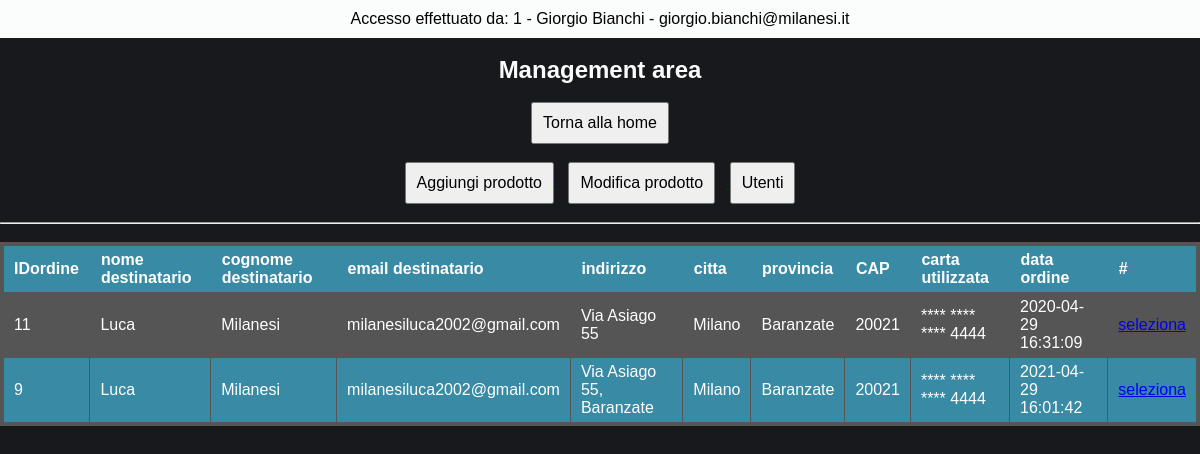
The page /management/viewUser.select.ordini.php?IDutente=38 (signed in) on the database as committed earlier.
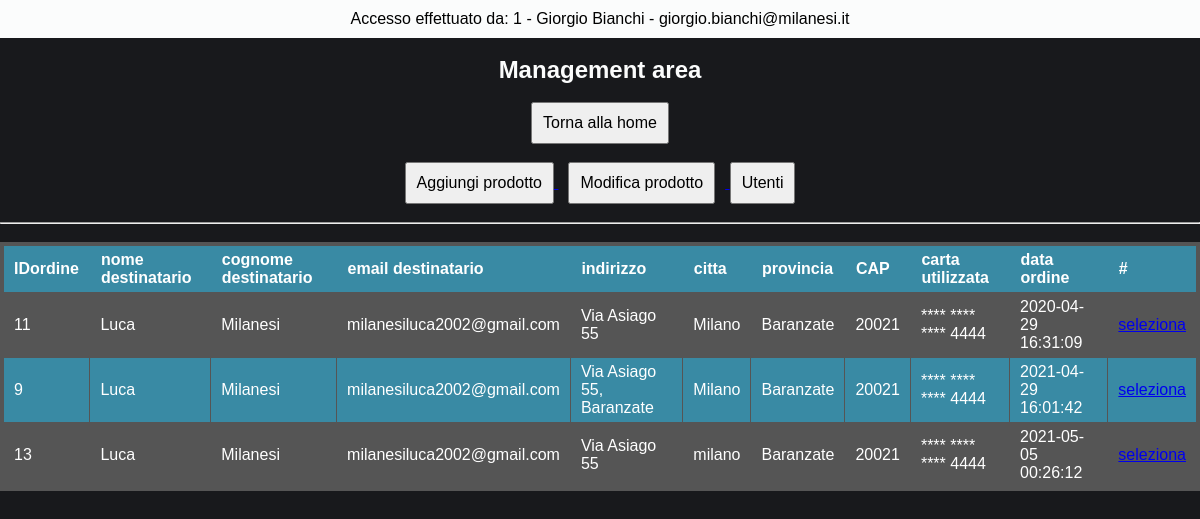
The same page on the database as committed later.
### tables this page shows
CREATE TABLE `dipendenti` (
  `IDdipendente` int(11) NOT NULL AUTO_INCREMENT,
  `nome` varchar(30) DEFAULT NULL,
  `cognome` varchar(30) DEFAULT NULL,
  `data_nascita` date DEFAULT NULL,
  `luogo_nascita` varchar(30) DEFAULT NULL,
  `sesso` varchar(1) DEFAULT NULL,
  `provincia_sigla` varchar(2) DEFAULT NULL,
  `codice_fiscale` varchar(16) DEFAULT NULL,
  `salario_mensile` decimal(10,2) DEFAULT NULL,
  `ore_lavoro_settimanali` int(11) DEFAULT NULL,
  `email_personale` varchar(50) DEFAULT NULL,
  `email_aziendale` varchar(50) DEFAULT NULL,
  `password_aziendale` varchar(30) DEFAULT NULL,
  PRIMARY KEY (`IDdipendente`),
  UNIQUE KEY `codice_fiscale` (`codice_fiscale`,`email_personale`,`email_aziendale`)
);

CREATE TABLE `ordine` (
  `IDordine` int(11) NOT NULL AUTO_INCREMENT,
  `nome_destinatario` varchar(30) DEFAULT NULL,
  `cognome_destinatario` varchar(30) DEFAULT NULL,
  `email_destinatario` varchar(80) DEFAULT NULL,
  `indirizzo` varchar(100) DEFAULT NULL,
  `citta` varchar(30) DEFAULT NULL,
  `provincia` varchar(30) DEFAULT NULL,
  `cap` int(11) DEFAULT NULL,
  `numero_carta_utilizzata` varchar(19) DEFAULT NULL,
  `data_ordine` datetime DEFAULT NULL,
  `idutente` int(11) DEFAULT NULL,
  PRIMARY KEY (`IDordine`),
  KEY `idutente` (`idutente`),
  CONSTRAINT `ordine_ibfk_1` FOREIGN KEY (`idutente`) REFERENCES `utenti` (`IDutente`)
);

### management/viewUser.select.ordini.php (the view, shortened to what this page needs)
<?php
include '../dbConfig/dbConfig.php';
?>
<!DOCTYPE html>
<html>
  <?php
    $IDutente = $_GET["IDutente"];
    $email_aziendale = $_SESSION['email_aziendale'];
    $sql_dip = "SELECT * FROM dipendenti WHERE email_aziendale = '$email_aziendale'";
            $result_dip = $conn->query($sql_dip);
            $row_dip = $result_dip->fetch_assoc();
    $sql = "SELECT * FROM Utenti WHERE IDutente = '$IDutente'";
            $result = $conn->query($sql);
            $row = $result->fetch_assoc();
  ?>
  <head>
    <link rel="stylesheet" href="./css/style.management.css">
  </head>
  <body >
      <div class="header-page">
        <div class="header">
          <p> Accesso effettuato da: <?php echo "{$row_dip["IDdipendente"]} - {$row_dip["nome"]} {$row_dip["cognome"]} - {$row_dip["email_aziendale"]}" ?> </p>
        </div>
        <br>
        <h2> Management area </h2>
        <br>
        <a href="./managementPage.php"> <button name="management-page"> Torna alla home </button> </a>
        <br><br>
        <a href="./aggiungiProdotto.php"> <button name="agg-prod"> Aggiungi prodotto </button> </a>
        <a href="./modificaProdotto.php"> <button name="mod-prod" style="margin: 0 10px;"> Modifica prodotto </button> </a>
        <a href="./viewUser.php"> <button name="view-user"> Utenti </button> </a>
        <br><br><hr><br>
      </div>
    <form action="<?php echo $_SERVER['PHP_SELF']; ?>" method="post">
      <?php
          $sql_ordini = "SELECT * FROM ordine WHERE idutente = '$IDutente' ORDER BY data_ordine";
                             $result_ordini = $conn->query($sql_ordini);
          ?>
          <table class="steelBlueCols">
            <tr>
              <thead>
                <th> IDordine </th>
                <th> nome destinatario </th>
                <th> cognome destinatario </th>
                <th> email destinatario </th>
                <th> indirizzo </th>
                <th> citta </th>
                <th> provincia </th>
                <th> CAP </th>
                <th> carta utilizzata </th>
                <th> data ordine </th>
                <th> # </th>
              </thead>
            </tr>
            <tbody>
          <?php
          while ($row_ordini = $result_ordini->fetch_assoc()) {
            ?>
              <tr>
                <td> <?php echo $row_ordini["IDordine"] ?> </td>
                <td> <?php echo $row_ordini["nome_destinatario"] ?> </td>
                <td> <?php echo $row_ordini["cognome_destinatario"] ?> </td>
                <td> <?php echo $row_ordini["email_destinatario"] ?> </td>
                <td> <?php echo $row_ordini["indirizzo"] ?> </td>
                <td> <?php echo $row_ordini["citta"] ?> </td>
                <td> <?php echo $row_ordini["provincia"] ?> </td>
                <td> <?php echo $row_ordini["cap"] ?> </td>
                <td> <?php echo $row_ordini["numero_carta_utilizzata"] ?> </td>
                <td> <?php echo $row_ordini["data_ordine"] ?> </td>
                <td class="text-a">
                  <?php echo "<a href=./viewUser.select.ordine.acquisto.php?IDutente={$row['IDutente']}&IDordine={$row_ordini["IDordine"]}>" ?>
                    seleziona
                  </a>
                </td>
              </tr>
            <?php
          }
          ?>
        </tbody>
      </table>
    </form>
  </body>
</html>

### management/css/style.management.css (style rules this page uses)
* { font-family: "Montserrat", sans-serif; padding: 0; margin: 0; }
body { background-color: rgb(24,25,28); color: #FBFCFC; text-align: center; box-sizing: content-box; }
.header-page button { padding: 10px; font-size: 16px; }
.header { width: 100%; position: flex; background: #FBFCFC; color: black; padding: 10px 0; }
table.steelBlueCols { border: 4px solid #555555; background-color: #555555; width: 100%; text-align: left; border-collapse: collapse; }
table.steelBlueCols td, table.steelBlueCols th { border: 1px solid #555555; padding: 5px 10px; }
table.steelBlueCols tbody td { font-size: 16px; color: white; }
table.steelBlueCols tr:nth-child(even) { background: #398AA4; }
table.steelBlueCols thead { background: #398AA4; }
table.steelBlueCols thead th { font-size: 16px; font-weight: bold; color: white; text-align: left; border-left: 2px solid #398AA4; }
table.steelBlueCols thead th:first-child { border-left: none; }
table.steelBlueCols td a { width: 100%; }
.text-a { text-align: center; }

Rows that differ between the two databases and show on the page:
added ordine: IDordine "13", nome_destinatario "Luca", cognome_destinatario "Milanesi", email_destinatario "milanesiluca2002@gmail.com", indirizzo "Via Asiago 55", citta "milano", provincia "Baranzate", cap "20021", numero_carta_utilizzata "**** **** **** 4444", data_ordine "2021-05-05 00:26:12"
